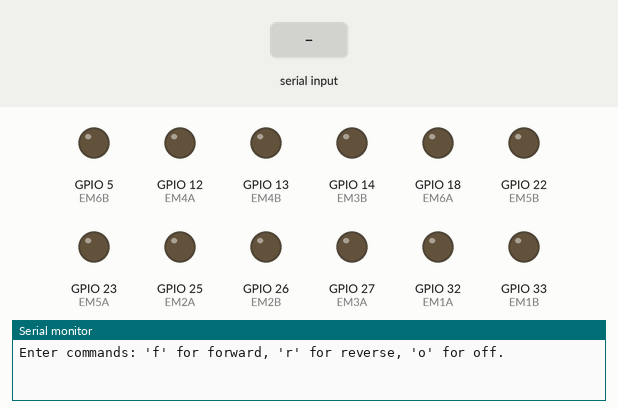
Recording of a sketch running on a simulated ESP32. On the bench: output pins drawn as LEDs (lit = HIGH), the last lines printed to the serial monitor. The test bench sets the inputs (shaded band). Pins used as bus, display or sensor lines are not drawn.

Above: at 1.2 s.
1.3 s: "f" received over Serial
At 2.1 s:
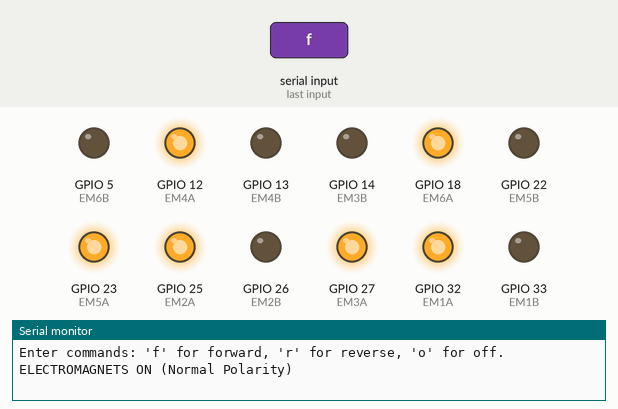
2.8 s: "r" received over Serial
At 3.3 s:
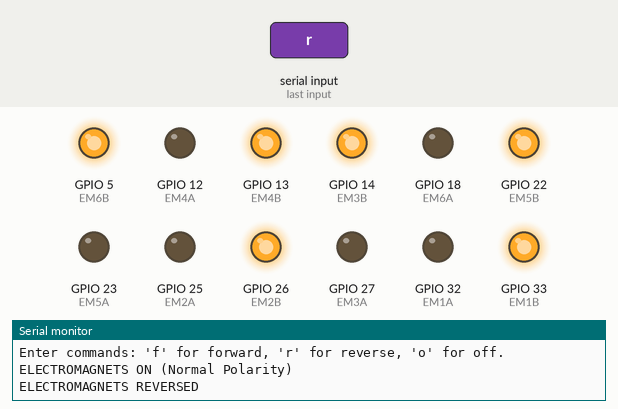
4.3 s: "o" received over Serial
At 5.6 s:
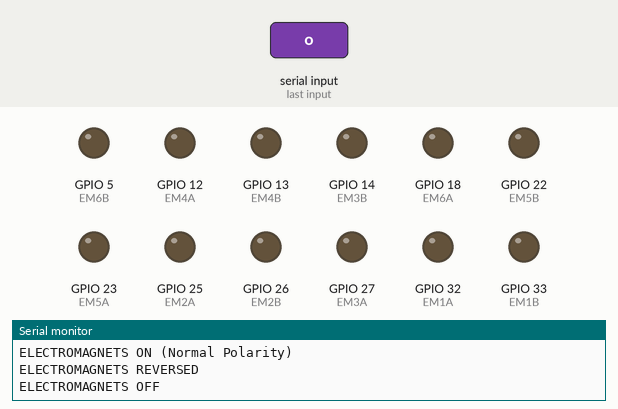
Timing chart, 0 to 7.3 s (numbered marks = the images above; inputs shaded):
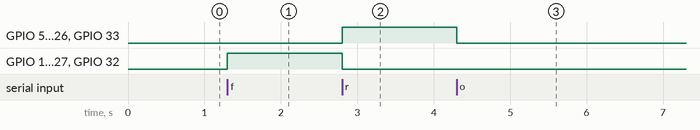

Measured:
- after the input at 1.3 s, GPIO 12 (EM4A), GPIO 18 (EM6A), GPIO 23 (EM5A), GPIO 25 (EM2A), GPIO 27 (EM3A), GPIO 32 (EM1A): LOW → HIGH at once
- after the input at 2.8 s, GPIO 5 (EM6B), GPIO 13 (EM4B), GPIO 14 (EM3B), GPIO 22 (EM5B), GPIO 26 (EM2B), GPIO 33 (EM1B): LOW → HIGH at once; GPIO 12 (EM4A), GPIO 18 (EM6A), GPIO 23 (EM5A), GPIO 25 (EM2A), GPIO 27 (EM3A), GPIO 32 (EM1A): HIGH → LOW at once
- after the input at 4.3 s, GPIO 5 (EM6B), GPIO 13 (EM4B), GPIO 14 (EM3B), GPIO 22 (EM5B), GPIO 26 (EM2B), GPIO 33 (EM1B): HIGH → LOW at once

The sketch:

two_EM.ino
```cpp
// Pin Definitions (Electromagnet Control)
#define EM1A 32
#define EM1B 33
#define EM2A 25
#define EM2B 26
#define EM12_nSLEEP 15  // nSLEEP for EM1 and EM2

#define EM3A 27
#define EM3B 14
#define EM4A 12
#define EM4B 13
#define EM34_nSLEEP 2  // nSLEEP for EM3 and EM4

#define EM5A 23
#define EM5B 22
#define EM6A 18
#define EM6B 5
#define EM56_nSLEEP 4  // nSLEEP for EM5 and EM6

// Setup Function
void setup() {
  // Configure electromagnet control pins as outputs
  pinMode(EM1A, OUTPUT);
  pinMode(EM1B, OUTPUT);
  pinMode(EM2A, OUTPUT);
  pinMode(EM2B, OUTPUT);
  pinMode(EM3A, OUTPUT);
  pinMode(EM3B, OUTPUT);
  pinMode(EM4A, OUTPUT);
  pinMode(EM4B, OUTPUT);
  pinMode(EM5A, OUTPUT);
  pinMode(EM5B, OUTPUT);
  pinMode(EM6A, OUTPUT);
  pinMode(EM6B, OUTPUT);

  // Configure nSLEEP pins as outputs
  pinMode(EM12_nSLEEP, OUTPUT);
  pinMode(EM34_nSLEEP, OUTPUT);
  pinMode(EM56_nSLEEP, OUTPUT);

  // Keep electromagnets disabled initially
  digitalWrite(EM12_nSLEEP, LOW);
  digitalWrite(EM34_nSLEEP, LOW);
  digitalWrite(EM56_nSLEEP, LOW);

  Serial.begin(115200);
  Serial.println("Enter commands: 'f' for forward, 'r' for reverse, 'o' for off.");
}

// Function to turn electromagnet ON in normal polarity
void electromagnetOn() {
  // Enable drivers
  digitalWrite(EM12_nSLEEP, HIGH);
  digitalWrite(EM34_nSLEEP, HIGH);
  digitalWrite(EM56_nSLEEP, HIGH);

  // Set forward polarity for each electromagnet
  digitalWrite(EM1A, HIGH); digitalWrite(EM1B, LOW);
  digitalWrite(EM2A, HIGH); digitalWrite(EM2B, LOW);
  digitalWrite(EM3A, HIGH); digitalWrite(EM3B, LOW);
  digitalWrite(EM4A, HIGH); digitalWrite(EM4B, LOW);
  digitalWrite(EM5A, HIGH); digitalWrite(EM5B, LOW);
  digitalWrite(EM6A, HIGH); digitalWrite(EM6B, LOW);

  Serial.println("ELECTROMAGNETS ON (Normal Polarity)");
}

// Function to reverse electromagnet polarity
void electromagnetReverse() {
  // Enable drivers
  digitalWrite(EM12_nSLEEP, HIGH);
  digitalWrite(EM34_nSLEEP, HIGH);
  digitalWrite(EM56_nSLEEP, HIGH);

  // Reverse polarity for each electromagnet
  digitalWrite(EM1A, LOW); digitalWrite(EM1B, HIGH);
  digitalWrite(EM2A, LOW); digitalWrite(EM2B, HIGH);
  digitalWrite(EM3A, LOW); digitalWrite(EM3B, HIGH);
  digitalWrite(EM4A, LOW); digitalWrite(EM4B, HIGH);
  digitalWrite(EM5A, LOW); digitalWrite(EM5B, HIGH);
  digitalWrite(EM6A, LOW); digitalWrite(EM6B, HIGH);

  Serial.println("ELECTROMAGNETS REVERSED");
}

// Function to turn electromagnets OFF
void electromagnetOff() {
  // Disable drivers
  digitalWrite(EM12_nSLEEP, LOW);
  digitalWrite(EM34_nSLEEP, LOW);
  digitalWrite(EM56_nSLEEP, LOW);

  // Set all electromagnets to LOW (OFF)
  digitalWrite(EM1A, LOW); digitalWrite(EM1B, LOW);
  digitalWrite(EM2A, LOW); digitalWrite(EM2B, LOW);
  digitalWrite(EM3A, LOW); digitalWrite(EM3B, LOW);
  digitalWrite(EM4A, LOW); digitalWrite(EM4B, LOW);
  digitalWrite(EM5A, LOW); digitalWrite(EM5B, LOW);
  digitalWrite(EM6A, LOW); digitalWrite(EM6B, LOW);

  Serial.println("ELECTROMAGNETS OFF");
}

// Loop Function - Handle Serial Commands
void loop() {
  if (Serial.available()) {
    char command = Serial.read();

    if (command == 'f') {
      electromagnetOn();
    } else if (command == 'r') {
      electromagnetReverse();
    } else if (command == 'o') {
      electromagnetOff();
    } else {
      Serial.println("Invalid command! Use 'f' for forward, 'r' for reverse, 'o' for off.");
    }
  }
}
```
